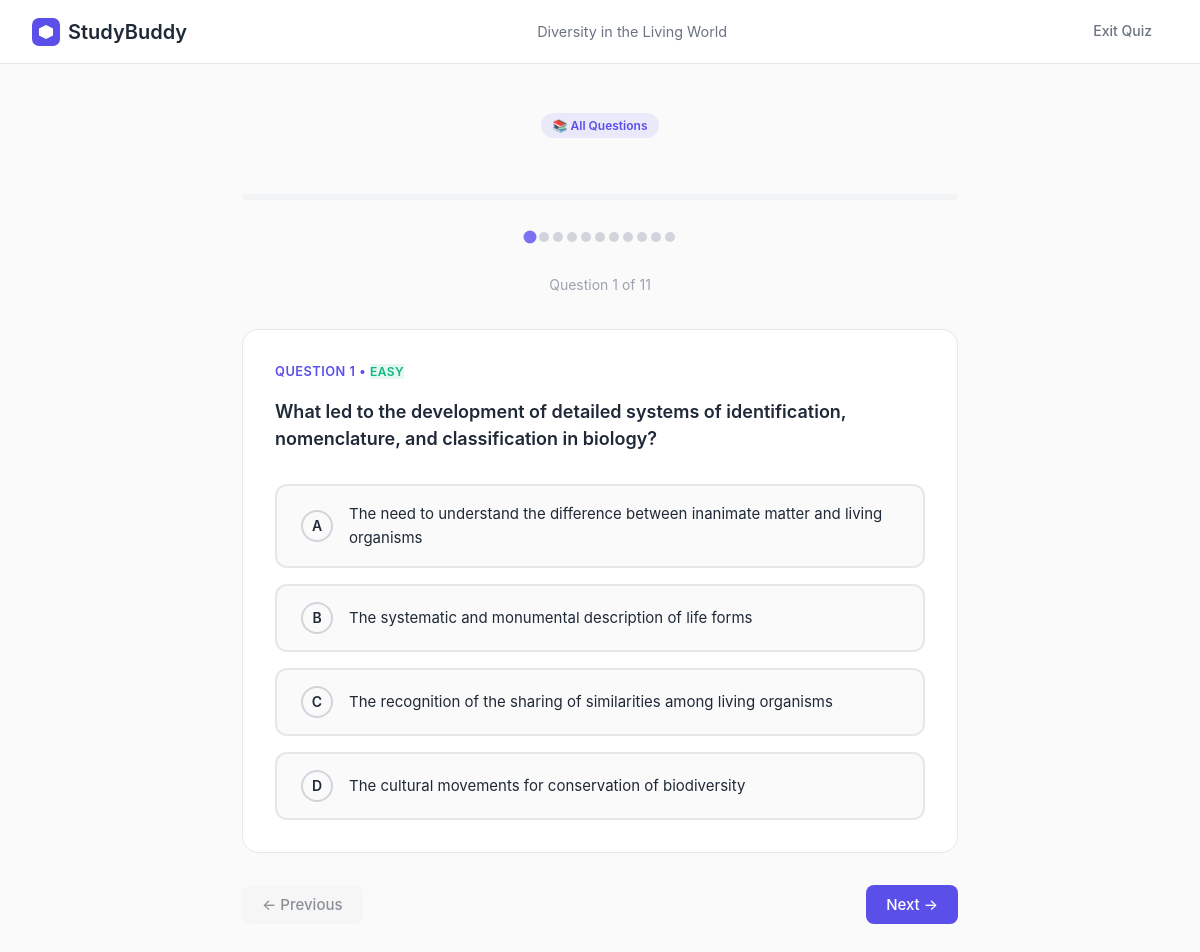
Screenshot of /quiz/take/4/?difficulty=all (signed in) with the database file from the repository.
### materials/models.py (models this page shows, shortened)
class StudyMaterial(models.Model):
    user = models.ForeignKey(User, on_delete=models.CASCADE)
    title = models.CharField(max_length=200)
    subject = models.CharField(max_length=100)
    file = models.FileField(upload_to='materials/')
    extracted_text = models.TextField(blank=True)
    uploaded_at = models.DateTimeField(auto_now_add=True)

### quiz/models.py (models this page shows, shortened)
class Question(models.Model):
    DIFFICULTY_CHOICES = [('easy', 'Easy'), ('medium', 'Medium'), ('hard', 'Hard')]
    TYPE_CHOICES = [('mcq', 'MCQ'), ('flashcard', 'Flashcard')]
    material = models.ForeignKey(StudyMaterial, on_delete=models.CASCADE)
    question_text = models.TextField()
    option_a = models.CharField(max_length=300, blank=True)
    option_b = models.CharField(max_length=300, blank=True)
    option_c = models.CharField(max_length=300, blank=True)
    option_d = models.CharField(max_length=300, blank=True)
    correct_answer = models.CharField(max_length=300)
    explanation = models.TextField(blank=True)
    difficulty = models.CharField(max_length=10, choices=DIFFICULTY_CHOICES, default='medium')
    question_type = models.CharField(max_length=10, choices=TYPE_CHOICES, default='mcq')

### quiz/views.py (the view)
# urls.py: path('take/<int:material_id>/', views.take_quiz, name='take_quiz'),
@login_required
def take_quiz(request, material_id):
    material = get_object_or_404(StudyMaterial, pk=material_id, user=request.user)
    difficulty = request.GET.get('difficulty', 'all')
    questions = Question.objects.filter(material=material, question_type='mcq')
    if difficulty != 'all':
        questions = questions.filter(difficulty=difficulty)
    easy_count = Question.objects.filter(material=material, difficulty='easy').count()
    medium_count = Question.objects.filter(material=material, difficulty='medium').count()
    hard_count = Question.objects.filter(material=material, difficulty='hard').count()
    return render(request, 'quiz/take_quiz.html', {
        'material': material,
        'questions': questions,
        'difficulty': difficulty,
        'easy_count': easy_count,
        'medium_count': medium_count,
        'hard_count': hard_count,
    })

### templates/quiz/take_quiz.html (shortened to what this page needs)
{% load static %}
<!DOCTYPE html>
<html lang="en">
<head>
    <link rel="stylesheet" href="{% static 'css/base.css' %}">
    <link rel="stylesheet" href="{% static 'css/components.css' %}">
</head>
<body>
    <div class="quiz-page">
        <nav class="topbar">
            <a href="{% url 'landing' %}" class="topbar-logo">
                <svg width="28" height="28" viewBox="0 0 32 32" fill="none">
                    <rect width="32" height="32" rx="8" fill="#5B4FE9"/>
                    <path d="M16 8L24 12V20L16 24L8 20V12L16 8Z" fill="white"/>
                </svg>
                StudyBuddy
            </a>
            <span style="font-size:0.9rem;color:var(--text-secondary);">{{ material.title }}</span>
            <a href="{% url 'material_detail' material.pk %}" class="btn btn-ghost btn-sm">Exit Quiz</a>
        </nav>
        <div class="quiz-body">
            {% if difficulty == 'all' and not questions %}
            <div class="empty-state">
                <p style="font-size:3rem;">📭</p>
                <p style="color:var(--text-secondary);">No questions generated yet. Go back and generate some!</p>
                <a href="{% url 'material_detail' material.pk %}" class="btn btn-primary" style="margin-top:1rem;">Go Back</a>
            </div>
            {% else %}
            <form method="POST" action="{% url 'submit_quiz' material.pk %}" id="quizForm">
                <div style="text-align:center;margin-bottom:var(--spacing-lg);">
                    <span class="difficulty-badge badge-{{ difficulty }}">
                        {% if difficulty == 'all' %}📚 All Questions
                        {% elif difficulty == 'easy' %}🟢 Easy
                        {% elif difficulty == 'medium' %}🟡 Medium
                        {% elif difficulty == 'hard' %}🔴 Hard
                        {% elif difficulty == 'retry' %}🔁 Retry Wrong Questions
                        {% endif %}
                    </span>
                </div>
                <div class="quiz-progress-bar">
                </div>
                <div class="question-dots" id="questionDots">
                    {% for q in questions %}
                    <div class="dot {% if forloop.first %}current{% endif %}" id="dot-{{ forloop.counter }}"></div>
                    {% endfor %}
                </div>
                <div class="quiz-counter" id="quizCounter">Question 1 of {{ questions|length }}</div>
                {% for question in questions %}
                <div class="question-card {% if not forloop.first %}hidden{% endif %}" id="question-{{ forloop.counter }}">
                    <div class="question-number">Question {{ forloop.counter }} • <span class="badge-{{ question.difficulty }}" style="font-size:0.75rem;">{{ question.difficulty|capfirst }}</span></div>
                    <p class="question-text">{{ question.question_text }}</p>
                    <div class="options-list">
                        <label class="option-label">
                            <div class="option-circle">A</div>
                            <span class="option-text">{{ question.option_a }}</span>
                        </label>
                        <label class="option-label">
                            <div class="option-circle">B</div>
                            <span class="option-text">{{ question.option_b }}</span>
                        </label>
                        <label class="option-label">
                            <div class="option-circle">C</div>
                            <span class="option-text">{{ question.option_c }}</span>
                        </label>
                        <label class="option-label">
                            <div class="option-circle">D</div>
                            <span class="option-text">{{ question.option_d }}</span>
                        </label>
                    </div>
                </div>
                {% endfor %}
                <div class="quiz-nav">
                    <button type="button" class="btn btn-secondary" id="prevBtn" disabled onclick="changeQuestion(-1)">← Previous</button>
                    <button type="button" class="btn btn-primary" id="nextBtn" onclick="changeQuestion(1)">Next →</button>
                </div>
            </form>
            {% endif %}
        </div>
    </div>
</body>
</html>

### static/css/base.css (style rules this page uses)
* { margin: 0; padding: 0; box-sizing: border-box; }
:root { --primary: #5B4FE9; --primary-light: #7C71F0; --primary-dark: #4A3FD8; --success: #10B981; --success-light: #34D399; --warning: #F59E0B; --error: #EF4444; --bg-primary: #FAFAFA; --bg-secondary: #FFFFFF; --bg-tertiary: #F3F4F6; --text-primary: #1F2937; --text-secondary: #6B7280; --text-tertiary: #9CA3AF; --border: #E5E7EB; --border-dark: #D1D5DB; --shadow-sm: 0 1px 2px 0 rgba(0, 0, 0, 0.05); --shadow-md: 0 4px 6px -1px rgba(0, 0, 0, 0.1); --shadow-lg: 0 10px 15px -3px rgba(0, 0, 0, 0.1); --shadow-xl: 0 20px 25px -5px rgba(0, 0, 0, 0.1); --spacing-xs: 0.25rem; --spacing-sm: 0.5rem; --spacing-md: 1rem; --spacing-lg: 1.5rem; --spacing-xl: 2rem; --spacing-2xl: 3rem; --radius-sm: 0.375rem; --radius-md: 0.5rem; --radius-lg: 0.75rem; --radius-xl: 1rem; --font-sans: -apple-system, BlinkMacSystemFont, 'Segoe UI', 'Roboto', 'Oxygen', 'Ubuntu', 'Cantarell', 'Fira Sans', 'Droid Sans', 'Helvetica Neue', sans-serif; --font-mono: 'SF Mono', Monaco, 'Cascadia Code', 'Roboto Mono', Consolas, 'Courier New', monospace; --transition-fast: 150ms ease; --transition-base: 200ms ease; --transition-slow: 300ms ease; }
html { font-size: 16px; scroll-behavior: smooth; }
body { font-family: var(--font-sans); font-size: 1rem; line-height: 1.6; color: var(--text-primary); background-color: var(--bg-primary); -webkit-font-smoothing: antialiased; -moz-osx-font-smoothing: grayscale; }
p { margin-bottom: var(--spacing-md); color: var(--text-secondary); }
a { color: var(--primary); text-decoration: none; transition: color var(--transition-fast); }

### static/css/components.css (style rules this page uses)
.btn { display: inline-flex; align-items: center; justify-content: center; gap: var(--spacing-sm); padding: 0.625rem 1.25rem; font-size: 0.9375rem; font-weight: 500; border: none; border-radius: var(--radius-md); cursor: pointer; transition: all var(--transition-base); text-decoration: none; font-family: var(--font-sans); }
.btn:disabled { opacity: 0.5; cursor: not-allowed; }
.btn-sm { padding: 0.5rem 1rem; font-size: 0.875rem; }
.btn-primary { background-color: var(--primary); color: white; }
.btn-secondary { background-color: var(--bg-tertiary); color: var(--text-primary); }
.btn-ghost { background-color: transparent; color: var(--text-secondary); }

### rows the page displays
StudyMaterial: title "Diversity in the Living World"
Question: difficulty "EASY", question_text "What led to the development of detailed systems of identification, nomenclature, and classification in biology?", option_a "The need to understand the difference between inanimate matter and living organisms", option_b "The systematic and monumental description of life forms", option_c "The recognition of the sharing of similarities among living organisms", option_d "The cultural movements for conservation of biodiversity"

### other values shown
{{ questions|length }} "11"
